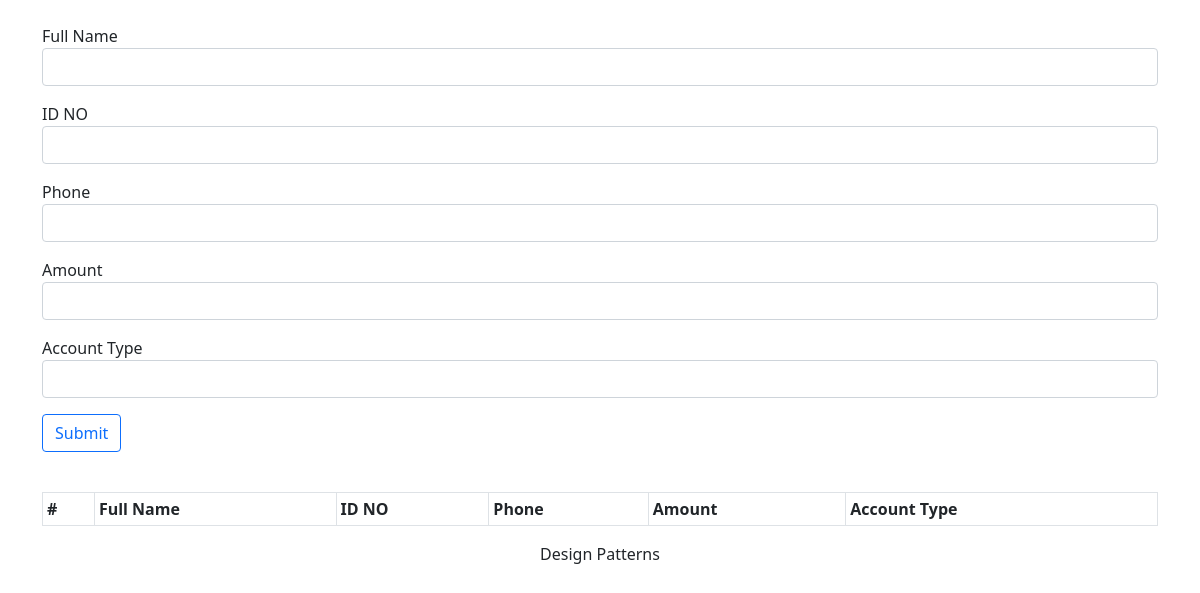
Before: / with the older database file.
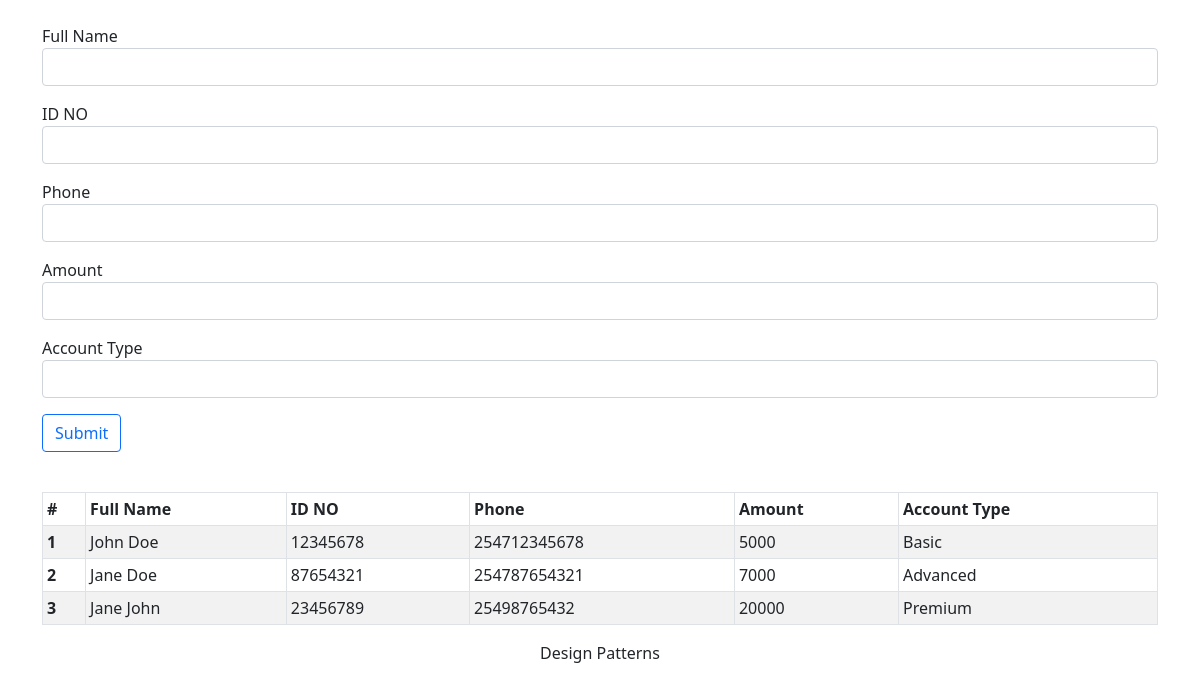
After: the same page with the newer database file.
### app.py (models this page shows, shortened)
class UserModel (db.Model):
    __tablename__ = 'users'
    id = db.Column(db.Integer, primary_key=True)
    fullname = db.Column(db.String, nullable=False)
    id_no = db.Column(db.String, nullable=False, unique=True)
    phone = db.Column(db.String, nullable=False, unique=True)
    amount = db.Column(db.String, nullable=False)
    acc_type = db.Column(db.String, nullable=False)

### app.py (the view, shortened to what this page needs)
@app.route('/', methods=['GET', 'POST'])
def index():
    if request.method == 'GET':
        users = UserModel.query.all()
        return render_template('index.html', users=users)

### templates/index.html (shortened to what this page needs)
<!DOCTYPE HTML>
<html>
	<head>
        <link href="https://cdn.jsdelivr.net/npm/bootstrap@5.0.0-beta3/dist/css/bootstrap.min.css" rel="stylesheet">
	</head>
	<body>
        <div class="container">
            <div class="mt-4">
                <form action="" method="POST" name="login_user_form">
                    <div class="form-group">
                        <p>
                            <label for="fullname">Full Name</label> <input class="form-control" id="fullname" name="fullname" required type="text" value="">
                        </p>
                    </div>
                    <div class="form-group">
                        <p>
                            <label for="id_no">ID NO</label> <input class="form-control" id="id_no" name="id_no" required type="text" value="">
                        </p>
                    </div>
                    <div class="form-group">
                        <p>
                            <label for="phone">Phone</label> <input class="form-control" id="phone" name="phone" required type="text" value="">
                        </p>
                    </div>
                    <div class="form-group">
                        <p>
                            <label for="amount">Amount</label> <input class="form-control" id="amount" name="amount"  type="number" value="">
                        </p>
                    </div>
                    <div class="form-group">
                        <p>
                            <label for="account_type">Account Type</label> <input class="form-control" id="account_type" name="account_type"  type="text" value="">
                        </p>
                    </div>
                    <div class="form-group">
                        <p><input class="btn btn-outline-primary" id="submit" name="submit" type="submit" value="Submit"></p>
                    </div>
                </form><br>
            </div>
            <div>
                <table class="table table-responsive table-sm table-striped table-bordered table-hover">
                    <thead  class="thead-dark">
                        <tr>
                            <th scope="col">#</th>
                            <th scope="col">Full Name</th>
                            <th scope="col">ID NO</th>
                            <th scope="col">Phone</th>
                            <th scope="col">Amount</th>
                            <th scope="col">Account Type</th>
                        </tr>
                    </thead>
                    <tbody>
                        {% for user in users %}
                            <tr>
                                <th scope="row">{{ user.id }}</th>
                                <td scope="row">{{ user.fullname }}</td>
                                <td scope="row">{{ user.id_no }}</td>
                                <td scope="row">{{ user.phone }}</td>
                                <td scope="row">{{ user.amount }}</td>
                                <td scope="row">{{ user.acc_type }}</td>
                            </tr>
                        {% endfor %}
                    </tbody>
                </table>
            </div>
        </div>
		<section id="footer">
            <div class="text-center">
                Design Patterns
            </div>
        </section>
</body>
</html>

Changed rows visible on the page:
added UserModel: id "1", fullname "John Doe", id_no "12345678", phone "254712345678", amount "5000", acc_type "Basic"
added UserModel: id "2", fullname "Jane Doe", id_no "87654321", phone "254787654321", amount "7000", acc_type "Advanced"
added UserModel: id "3", fullname "Jane John", id_no "23456789", phone "25498765432", amount "20000", acc_type "Premium"
